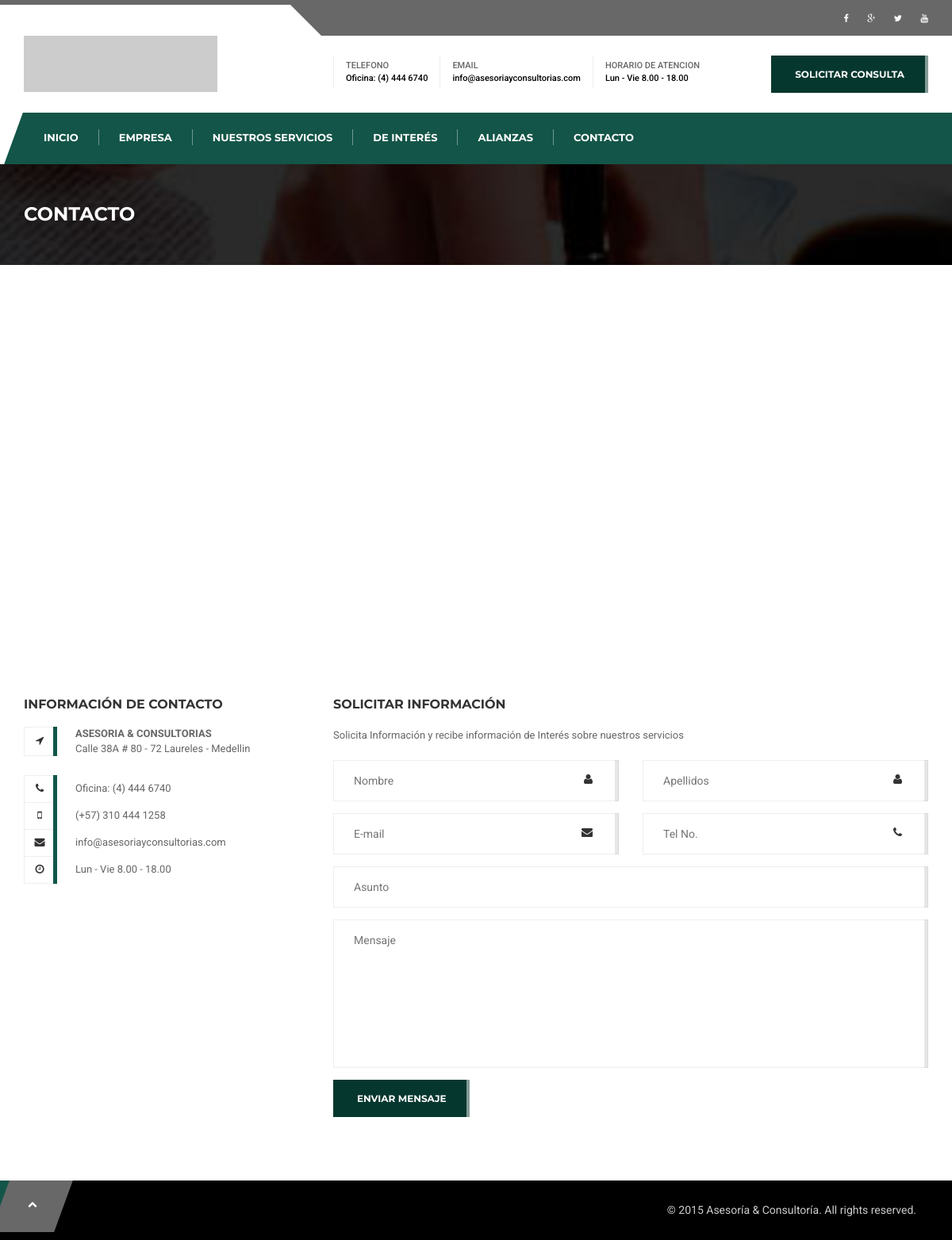
The page /contacto.php on the database its author committed.
### tables this page shows
CREATE TABLE IF NOT EXISTS `Img_logos` (
  `Id` int(11) NOT NULL AUTO_INCREMENT,
  `Foto` varchar(255) NOT NULL,
  `Pos` int(11) NOT NULL,
  PRIMARY KEY (`Id`)
);

CREATE TABLE IF NOT EXISTS `Contacto` (
  `Id` int(11) NOT NULL AUTO_INCREMENT,
  `Nombre` varchar(255) NOT NULL,
  `Direccion` varchar(255) NOT NULL,
  `Telefono` varchar(255) NOT NULL,
  `Celular` varchar(255) NOT NULL,
  `Email` varchar(255) NOT NULL,
  `Horario` varchar(255) NOT NULL,
  `Titulo` varchar(255) NOT NULL,
  `Subtitulo` varchar(255) NOT NULL,
  `Mapa` text NOT NULL,
  PRIMARY KEY (`Id`)
);

### web/contacto.php (the view, shortened to what this page needs)
<?
include("includes/conexion.php");
$queryX 	= "SELECT * FROM Contacto";
$resultX 	= mysql_query($queryX,$id);
while($rowX = mysql_fetch_array($resultX)){
$Nombre 	= $rowX["Nombre"];
$Direccion 	= $rowX["Direccion"];
$Celular 	= $rowX["Celular"];
$Titulo 	= $rowX["Titulo"];
$Subtitulo 	= $rowX["Subtitulo"];
$Mapa 		= $rowX["Mapa"];
}
?>
<!DOCTYPE html>
<html>
	<head>
		<link href="css/master.css" rel="stylesheet">
		<link rel="stylesheet" id="switcher-css" type="text/css" href="assets/switcher/css/switcher.css" media="all" />
		<link rel="alternate stylesheet" type="text/css" href="assets/switcher/css/color1.css" title="color1" media="all" />
		<link rel="alternate stylesheet" type="text/css" href="assets/switcher/css/color2.css" title="color2" media="all" />
		<link rel="alternate stylesheet" type="text/css" href="assets/switcher/css/color3.css" title="color3" media="all" />
		<link rel="alternate stylesheet" type="text/css" href="assets/switcher/css/color4.css" title="color4" media="all" />
		<link rel="alternate stylesheet" type="text/css" href="assets/switcher/css/color5.css" title="color5" media="all" />
		<link rel="alternate stylesheet" type="text/css" href="assets/switcher/css/color6.css" title="color6" media="all" />
	</head>
	<body data-scrolling-animations="true">
		<div class="sp-body">
			<?include("includes/menu.php");?>
			<div class="bg-image page-title">
				<div class="container-fluid">
					<a href="#"><h1>Contacto</h1></a>
				</div>
			</div>
            <iframe class="we-onmap wow fadeInUp" src="<?=$Mapa?>" frameborder="0" style="border:0" allowfullscreen></iframe>
			<div class="container-fluid block-content">
				<div class="row main-grid">
					<div class="col-sm-4">
						<h4>Información de Contacto</h4>
						<div class="adress-details wow fadeInLeft" data-wow-delay="0.3s">
							<div>
								<span><i class="fa fa-location-arrow"></i></span>
								<div><strong><?=$Nombre?></strong><br><?=$Direccion?></div>
							</div>
							<div>
								<span><i class="fa fa-phone"></i></span>
								<div><?=$Telefono?></div>
							</div>
                            <div>
								<span><i class="fa fa-mobile"></i></span>
								<div><?=$Celular?></div>
							</div>
							<div>
								<span><i class="fa fa-envelope"></i></span>
								<div><?=$Email?></div>
							</div>
							<div>
								<span><i class="fa fa-clock-o"></i></span>
								<div><?=$Horario?></div>
							</div>
						</div>
					</div>
					<div class="col-sm-8 wow fadeInRight" data-wow-delay="0.3s">
						<h4><?=$Titulo?></h4>
						<p><?=$Subtitulo?></p>
						<form novalidate id="contactForm" class="reply-form form-inline">
							<div class="row form-elem">
								<div class="col-sm-6 form-elem">
									<div class="default-inp form-elem">
										<i class="fa fa-user"></i>
										<input type="text" name="user-name" id="user-name" placeholder="Nombre" required>
									</div>
									<div class="default-inp form-elem">
										<i class="fa fa-envelope"></i>
										<input type="text" name="user-email" id="user-email" placeholder="E-mail" required>
									</div>
								</div>
								<div class="col-sm-6 form-elem">
									<div class="default-inp form-elem">
										<i class="fa fa-user"></i>
										<input type="text" name="user-lastname" id="user-lastname" placeholder="Apellidos">
									</div>
									<div class="default-inp form-elem">
										<i class="fa fa-phone"></i>
										<input type="text" name="user-phone" id="user-phone" placeholder="Tel No.">
									</div>
								</div>
							</div>
							<div class="default-inp form-elem">
								<input type="text" name="user-subject" id="user-subject" placeholder="Asunto">
							</div>
							<div class="form-elem default-inp">
								<textarea id="user-message" placeholder="Mensaje"></textarea>
							</div>
							<div class="form-elem">
								<button type="submit" class="btn btn-success btn-default">enviar mensaje</button>
							</div>
						</form>
					</div>
				</div>
			</div>
		<footer>
        		<div class="container-fluid">
             		<div class="copy text-right"><a id="to-top" href="#this-is-top"><i class="fa fa-chevron-up"></i></a> &copy; 2015 Asesoría & Consultoría. All rights reserved.</div>
	             </div>
	        </footer>
		</div>
	</body>
</html>

### web/includes/menu.php (shortened to what this page needs)
<?
include("conexion.php");
$Actual 	= $_SERVER["PHP_SELF"];
$queryR 	= "SELECT * FROM Redes";
$resultR 	= mysql_query($queryR,$id);
while($rowR = mysql_fetch_array($resultR)) {
	$Fb 	= $rowR["Fb"];
	$Go 	= $rowR["Go"];
	$Tw 	= $rowR["Tw"];
	$You 	= $rowR["You"];
}
$queryS 	= "SELECT * FROM Contacto";
$resultS 	= mysql_query($queryS,$id);
while($rowS = mysql_fetch_array($resultS)){
  $Telefono = $rowS["Telefono"];
  $Email 	= $rowS["Email"];
  $Horario 	= $rowS["Horario"];
}
$queryZZ 	= "SELECT * FROM Img_logos ORDER BY Pos ASC LIMIT 1";
$resultZZ 	= mysql_query($queryZZ,$id);
while($rowZZ = mysql_fetch_array($resultZZ)){
	$Logo 	= $rowZZ["Foto"];
}
?>
		  <header id="this-is-top">
	            <div class="container-fluid">
	                <div class="topmenu row">
	                    <nav class="col-sm-offset-3 col-md-offset-4 col-lg-offset-4 col-sm-6 col-md-5 col-lg-5">
	                    </nav>
	                    <nav class="text-right col-sm-3 col-md-3 col-lg-3">
	                    	<?if(!empty($Fb)){?>
	                        <a target="_blank" href="<?=$Fb?>"><i class="fa fa-facebook"></i></a>
	                        <?}if(!empty($Go)){?>
	                        <a target="_blank" href="<?=$Go?>"><i class="fa fa-google-plus"></i></a>
	                        <?}if(!empty($Tw)){?>
	                        <a target="_blank" href="<?=$Tw?>"><i class="fa fa-twitter"></i></a>
	                        <?}if(!empty($You)){?>
	                        <a target="_blank" href="<?=$You?>"><i class="fa fa-youtube"></i></a>
	                    	<?}?>
	                    </nav>
	                </div>
	                <div class="row header">
	                    <div class="col-sm-3 col-md-3 col-lg-3">
	                        <a href="" id="logo"><img src="../logos/<?=$Logo?>" width="244" height="71"></a>
	                    </div>
	                    <div class="col-sm-offset-1 col-md-offset-1 col-lg-offset-1 col-sm-8 col-md-8 col-lg-8">
	                        <div class="text-right header-padding">
	                            <div class="h-block"><span>TELEFONO</span><?=$Telefono?></div>
	                            <div class="h-block"><span>EMAIL </span><?=$Email?></div>
	                            <div class="h-block"><span>HORARIO DE ATENCION</span><?=$Horario?></div>
	                            <a class="btn btn-success" href="contacto.php">SOLICITAR CONSULTA</a>
	                        </div>
	                    </div>
	                </div>
	                <nav class="main-menu navbar-main-slide">
						<ul class="nav navbar-nav navbar-main">
							<li><a <?if($Actual=="/web/index.php"){echo "class='active1'";}?> href="index.php">INICIO </a></li>
							<li><a <?if($Actual=="/web/empresa.php"){echo "class='active1'";}?> href="empresa.php">EMPRESA</a></li>
							<li><a <?if($Actual=="/web/servicios.php"){echo "class='active1'";}?> href="servicios.php">NUESTROS SERVICIOS</a></li>
							<li><a <?if($Actual=="/web/deinteres.php"){echo "class='active1'";}?> href="deinteres.php">De Interés</a></li>
							<li><a <?if($Actual=="/web/alianzas.php"){echo "class='active1'";}?> href="alianzas.php">ALIANZAS</a></li>
							<li><a <?if($Actual=="/web/contacto.php"){echo "class='active1'";}?> href="contacto.php">CONTACTO</a></li>
						</ul>
	                </nav>
	            </div>
	        </header>

### web/assets/switcher/css/color2.css (style rules this page uses)
#logo { background-image: url("logos/logo2.png"); }
.why-us li, .stats > div > div, .stats > div > div:hover > span:first-child, #partners .owl-buttons div, #to-top:hover, .bg-image.blog-section h3, .bg-image.blog-section div div a, .bg-image.blog-section div div a:hover, .owl-theme .owl-controls .owl-buttons div, .adress-details > div > span, .comments > div > span.author, nav.pagination a, .tags a, .recent-posts div a, ul.blog-cats li a, .attachments li a, h1, h2, h3, h4, h5, h6, ul.styled li > ul > li > a, ul.styled > li > a, .nav-tabs > li > a, .default-inp i, .our-services div > a > span > i { color:#222127; }
.why-us li span, .topmenu nav, .topmenu:before, footer, #to-top, .two-news > div div:last-child > div { background:#222127; }
header, .topmenu nav:first-child:before { border-top-color:#222127; }
.navbar-main > li > .dropdown-menu, footer .color-part, .btn.btn-danger, .btn.btn-danger:hover, .btn.btn-danger, .btn.btn-danger:hover, .main-menu, .main-menu:before, #main-menu-bg, .stats > div > div:hover, .btn.btn-sm.btn-default:before, .big-hr.color-2, .our-services.styled div > a:hover:after, .adress-details > div > span:after, .comments > div > a.reply:hover, .comments > div > a.reply:after, nav.pagination a:hover, .tags a:hover, ul.blog-cats > li:hover, #menu-open, .main-menu section nav, .our-services div > a:hover > span, .testimonial-content span, .info-texts:after, .post-info:after, .customBgColor { background-color:#228dcb; }
.stats span:first-child, footer .copy a, .twitter-feeds div span, .recent-posts div a:hover { color:#228dcb; }
.btn.btn-success, .btn-success:hover, .big-hr.color-1, .one-news > div > div, .btn.btn-sm.btn-success:before, .our-services div > a:hover:after, nav.pagination a.active, ul.styled > li.active, .nav-tabs > li.active > a, .nav-tabs > li.active > a:focus, .nav-tabs > li.active > a:hover, .info-texts:before, ul.blog-cats > li:before, ul.blog-cats li > ul { background-color:#f48929; }

### web/assets/switcher/css/color3.css (style rules this page uses)
#logo { background-image: url("logos/logo3.png"); }
.why-us li, .stats > div > div, .stats > div > div:hover > span:first-child, #partners .owl-buttons div, #to-top:hover, .bg-image.blog-section h3, .bg-image.blog-section div div a, .bg-image.blog-section div div a:hover, .owl-theme .owl-controls .owl-buttons div, .adress-details > div > span, .comments > div > span.author, nav.pagination a, .tags a, .recent-posts div a, ul.blog-cats li a, .attachments li a, h1, h2, h3, h4, h5, h6, ul.styled li > ul > li > a, ul.styled > li > a, .nav-tabs > li > a, .default-inp i, .our-services div > a > span > i { color:#292c31; }
.why-us li span, .topmenu nav, .topmenu:before, footer, #to-top, .two-news > div div:last-child > div { background:#292c31; }
header, .topmenu nav:first-child:before { border-top-color:#292c31; }
.navbar-main > li > .dropdown-menu, footer .color-part, .btn.btn-danger, .btn.btn-danger:hover, .btn.btn-danger, .btn.btn-danger:hover, .main-menu, .main-menu:before, #main-menu-bg, .stats > div > div:hover, .btn.btn-sm.btn-default:before, .big-hr.color-2, .our-services.styled div > a:hover:after, .adress-details > div > span:after, .comments > div > a.reply:hover, .comments > div > a.reply:after, nav.pagination a:hover, .tags a:hover, ul.blog-cats > li:hover, #menu-open, .main-menu section nav, .our-services div > a:hover > span, .testimonial-content span, .info-texts:after, .post-info:after, .customBgColor { background-color:#00bff3; }
.stats span:first-child, footer .copy a, .twitter-feeds div span, .recent-posts div a:hover { color:#00bff3; }
.btn.btn-success, .btn-success:hover, .big-hr.color-1, .one-news > div > div, .btn.btn-sm.btn-success:before, .our-services div > a:hover:after, nav.pagination a.active, ul.styled > li.active, .nav-tabs > li.active > a, .nav-tabs > li.active > a:focus, .nav-tabs > li.active > a:hover, .info-texts:before, ul.blog-cats > li:before, ul.blog-cats li > ul { background-color:#f04d4e; }

### rows shown on the page
img_logos: Foto (picture)
contacto: Telefono "Oficina: (4) 444 6740", Email "info@asesoriayconsultorias.com", Horario "Lun - Vie 8.00 - 18.00", Nombre "ASESORIA & CONSULTORIAS", Direccion "Calle 38A # 80 - 72 Laureles - Medellin", Celular "(+57) 310 444 1258", Titulo "SOLICITAR INFORMACIÓN", Subtitulo "Solicita Información y recibe información de Interés sobre nuestros servicios"
